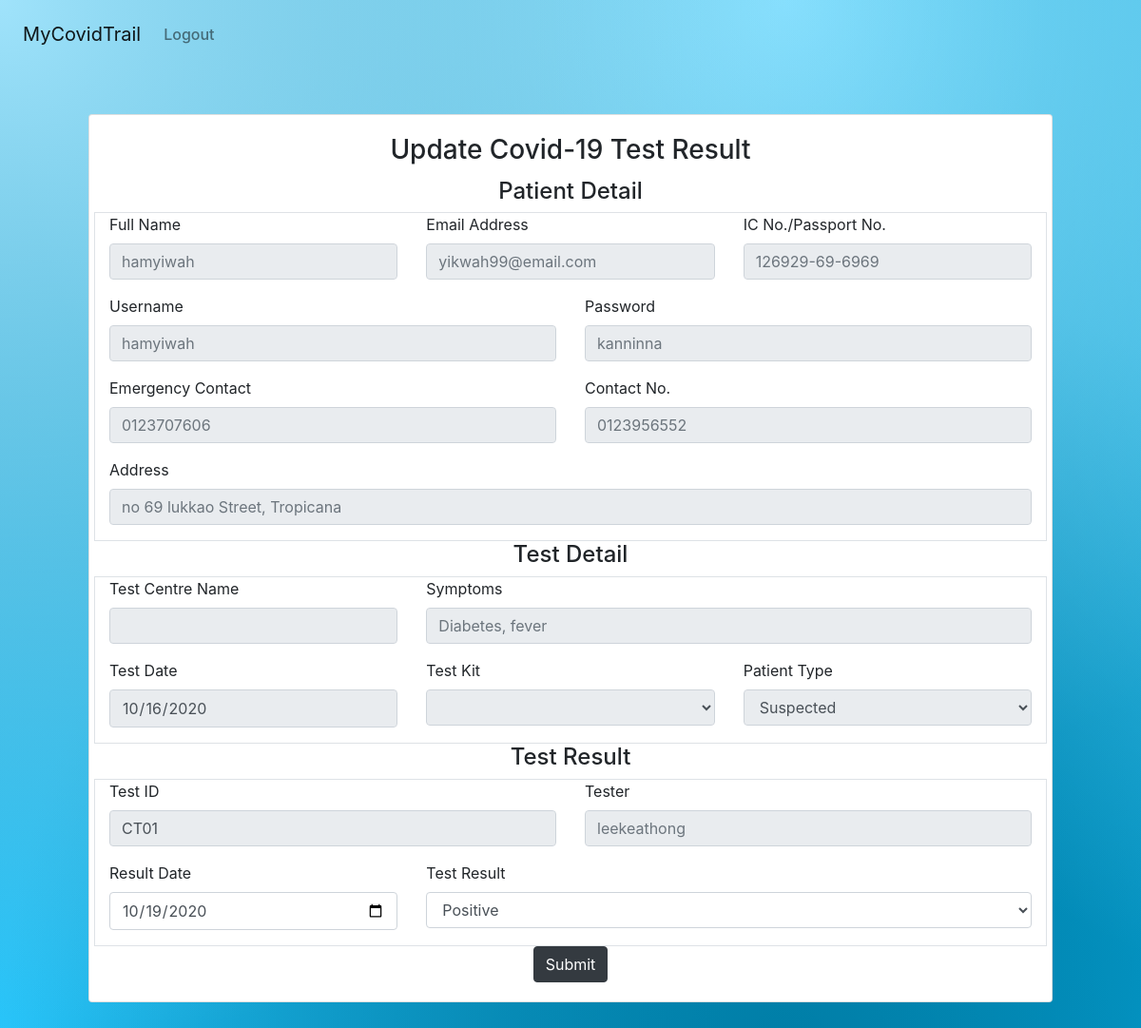
The app's page /php/update-test-report-form.php?test=CT01 with its own data.
### tables this page shows
CREATE TABLE `user` (
  `username` varchar(50) NOT NULL,
  `password` varchar(20) NOT NULL,
  `name` varchar(200) NOT NULL,
  `email` varchar(100) NOT NULL,
  `address` varchar(500) NOT NULL,
  `identificationNo` varchar(20) NOT NULL,
  `contactNo` varchar(13) NOT NULL
);

CREATE TABLE `patient` (
  `username` varchar(50) NOT NULL,
  `patientType` varchar(20) NOT NULL,
  `symptoms` varchar(250) DEFAULT NULL,
  `emergencyContact` varchar(14) NOT NULL
);

CREATE TABLE `covidtest` (
  `testID` varchar(20) NOT NULL,
  `testDate` date NOT NULL,
  `status` varchar(50) NOT NULL,
  `result` varchar(50) NOT NULL,
  `resultDate` date NOT NULL,
  `recipient` varchar(50) NOT NULL,
  `tester` varchar(50) NOT NULL,
  `kitID` varchar(20) NOT NULL,
  `location` varchar(20) NOT NULL
);

### php/update-test-report-form.php (the view, shortened to what this page needs)
<?php
include_once("database.php");
if (isset($_GET['test'])){
  $testResult = mysqli_query($con,"SELECT * from user,patient,covidtest WHERE user.username=patient.username AND covidtest.recipient=patient.username AND covidtest.testID='".$_GET['test']."';");
}
?>
<!doctype html>
<html lang="en">
  <head>
    <link rel="stylesheet" href="https://maxcdn.bootstrapcdn.com/bootstrap/4.0.0/css/bootstrap.min.css">
    <link rel="stylesheet" href="../css/style.css">
  </head>
  <body>
    <?php include 'navbar.php';?>
    <div class="container">
      <div class="card m-5">
        <div class='card-body'>
          <h3 class="card-title text-center">Update Covid-19 Test Result</h3>
          <h4 class=" text-center">Patient Detail</h4>
          <div class="row border" style="border:10px;">
            <?php
            if (isset($_GET['test'])){
            while($testRow=mysqli_fetch_array($testResult)){ ?>
            <div class="col-md-4">
              <div class="form-group">
                <label>Full Name</label>
                <input type="text" name="name" class="form-control"  placeholder="<?php echo $testRow["username"]; ?>" disabled>
              </div>
            </div>
            <div class="col-md-4">
              <div class="form-group">
                <label>Email Address</label>
                <input type="text" name="email" class="form-control"  placeholder="<?php echo $testRow["email"]; ?>" disabled>
              </div>
            </div>
            <div class="col-md-4">
              <div class="form-group">
                <label>IC No./Passport No.</label>
                <input type="text" name="identificationNo" class="form-control"  placeholder="<?php echo $testRow["identificationNo"]; ?>" disabled>
              </div>
            </div>
            <div class="col-md-6">
              <div class="form-group">
                <label>Username</label>
                <input type="text" name="username" class="form-control"  placeholder="<?php echo $testRow["username"]; ?>" disabled>
              </div>
            </div>
            <div class="col-md-6">
              <div class="form-group">
                <label>Password</label>
                <input type="password" name="password" class="form-control"  placeholder="<?php echo $testRow["password"]; ?>" disabled>
              </div>
            </div>
            <div class="col-md-6">
              <div class="form-group">
                <label>Emergency Contact</label>
                <input type="text" name="emergency" class="form-control"  placeholder="<?php echo $testRow["emergencyContact"]; ?>" disabled>
              </div>
            </div>
            <div class="col-md-6">
              <div class="form-group">
                <label>Contact No.</label>
                <input type="text" name="contactNo" class="form-control"  placeholder="<?php echo $testRow["contactNo"]; ?>" disabled>
              </div>
            </div>
            <div class="col-md-12">
              <div class="form-group">
                <label>Address</label>
                <input type="text" name="address" class="form-control"  placeholder="<?php echo $testRow["address"]; ?>" disabled>
              </div>
            </div>
          </div>
          <h4 class=" text-center">Test Detail</h4>
          <div class="row border" style="border:10px;">
            <div class="col-md-4">
              <div class="form-group">
                <label>Test Centre Name</label>
                <input type="text" name="testcentre" class="form-control"  value="<?php echo $_SESSION['testcentre']; ?>" disabled>
              </div>
            </div>
            <div class="col-md-8">
              <div class="form-group">
                <label>Symptoms</label>
                <input type="text" name="symptoms" class="form-control"  placeholder="<?php echo $testRow["symptoms"]; ?>" disabled>
              </div>
            </div>
            <div class="col-md-4">
              <div class="form-group">
                <label>Test Date</label>
                <input name="testDate" value="<?php echo $testRow["testDate"]; ?>"class="form-control" type="date" disabled>
              </div>
            </div>
            <div class="col-md-4">
              <div class="form-group">
                <label>Test Kit</label>
                <select id="inputState" name="kitID" class="form-control" disabled>
                  <option value="<?php echo $testRow["kitID"]; ?>"><?php echo $testRow["testName"]; ?></option>
                </select>
              </div>
            </div>
            <div class="col-md-4">
              <div class="form-group">
                <label>Patient Type</label>
                <select id="inputState" name="patientType" class="form-control" disabled>
                  <option value ="<?php echo $testRow["patientType"]; ?>" selected><?php echo $testRow["patientType"]; ?></option>
                </select>
              </div>
            </div>
          </div>
          <form method="POST" action="#">
            <h4 class=" text-center">Test Result</h4>
            <div class="row border" style="border:10px;">
              <div class="col-md-6">
                <div class="form-group">
                  <label>Test ID</label>
                  <input type="text" name="testID" class="form-control"  value="<?php echo $testRow['testID']; ?>" disabled>
                </div>
              </div>
              <div class="col-md-6">
                <div class="form-group">
                  <label>Tester</label>
                  <input type="text" name="tester" class="form-control"  placeholder="<?php echo $testRow['tester']; ?>" disabled>
                </div>
              </div>
              <div class="col-md-4">
                <div class="form-group">
                  <label>Result Date</label>
                  <input name="resultDate" value="<?php echo (date("Y-m-d")); ?>"class="form-control" type="date">
                </div>
              </div>
              <div class="col-md-8">
                <div class="form-group">
                  <label>Test Result</label>
                  <select id="inputState" name="result" class="form-control">
                    <option value ="positive" selected>Positive</option>
                  </select>
                </div>
              </div>
              <?php }} ?>
            </div>
            <div class="col-md-12 text-center">
              <input type="submit" name="submit" value="Submit" class="btn btn-dark">
            </div>
          </form>
        </div>
      </div>
    </div>
  </body>
</html>

### css/style.css (style rules this page uses)
body { background-color: #007ea7; background-attachment: fixed; background-size: cover; }

### records on screen
user: name "hamyiwah", email "yikwah99@email.com", identificationNo "126929-69-6969", username "hamyiwah", emergency "0123707606", contactNo "0123956552", address "no 69 lukkao Street, Tropicana", symptoms "Diabetes, fever", testDate "10/16/2020", patientType "Suspected", testID "CT01", tester "leekeathong"
